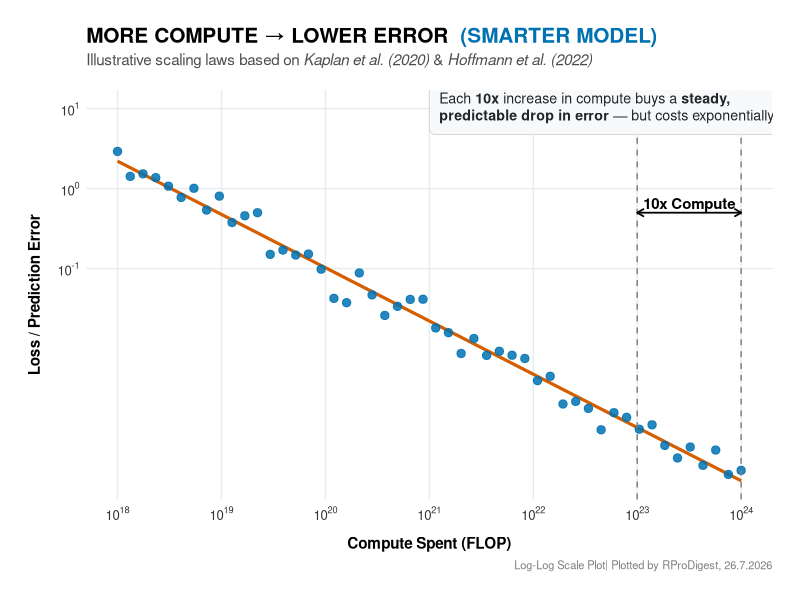

This figure's R source:
#####################
#
# Scaling Laws Visualization in R
# By RProDigest, 26.7.2026
#####################

library(ggplot2)
library(ggtext)

# 1. Okabe-Ito Color Palette Setup
okabe_ito <- c(
  black       = "#000000",
  orange      = "#E69F00",
  sky_blue    = "#56B4E9",
  bluish_green= "#009E73",
  yellow      = "#F0E442",
  blue        = "#0072B2",
  vermillion  = "#D55E00",
  red_purple  = "#CC79A7"
)

# 2. Simulate Realistic Scaling Data
set.seed(42)
log_compute <- seq(18, 24, length.out = 50)
log_loss <- 12 - 0.65 * log_compute + rnorm(50, mean = 0, sd = 0.12)

df <- data.frame(
  compute = 10^log_compute, 
  loss = 10^log_loss
)

# 3. Build Enhanced Plot
p <- ggplot(df, aes(x = compute, y = loss)) +
  theme_minimal(base_family = "sans") +
  
  # Linear Regression Trend Line
  geom_smooth(
    method = "lm", 
    color = okabe_ito["vermillion"], 
    fill = okabe_ito["vermillion"],
    alpha = 0.12, 
    linewidth = 1.1,
    se = FALSE
  ) +
  
  # Data Points
  geom_point(
    color = okabe_ito["blue"], 
    size = 2.5, 
    alpha = 0.85
  ) +
  
  # Annotate the 10x Compute Span (Dashed Lines & Arrows)
  geom_vline(xintercept = c(1e23, 1e24), linetype = "dashed", color = "grey50", linewidth = 0.5) +
  annotate(
    "segment", 
    x = 1e23, xend = 1e24, 
    y = 0.5, yend = 0.5,
    arrow = arrow(ends = "both", length = unit(0.2, "cm")),
    color = okabe_ito["black"], linewidth = 0.6
  ) +
  
  # 10x Compute Text Annotation
  annotate(
    "text", 
    x = 10^23.5, y = 0.65, 
    label = "10x Compute", 
    color = okabe_ito["black"], 
    fontface = "bold", 
    size = 3.8
  ) +
  
  
  annotate(
    "richtext",
    x = 1e21, y = 10,
    label = "Each **10x** increase in compute buys a **steady,**<br>**predictable drop in error** — but costs exponentially more.",
    fill = "#F8F9FA",
    color = "#212529",
    label.color = "grey80",
    label.padding = unit(0.5, "lines"),
    label.r = unit(0.3, "lines"),
    size = 3.6,
    hjust = 0
  ) +
  
  # Logarithmic Scales
  scale_x_log10(
    name = "Compute Spent (FLOP)",
    breaks = 10^(18:24),
    labels = scales::trans_format("log10", scales::math_format(10^.x))
  ) +
  scale_y_log10(
    name = "Loss / Prediction Error",
    breaks = 10^(-1:3),
    labels = scales::trans_format("log10", scales::math_format(10^.x))
  ) +
  
  # Titles and Subtitles
  labs(
    title = "**MORE COMPUTE → LOWER ERROR** <span style='color:#0072B2;'>(SMARTER MODEL)</span>",
    subtitle = "Illustrative scaling laws based on *Kaplan et al. (2020)* & *Hoffmann et al. (2022)*",
    caption = "Log-Log Scale Plot| Plotted by RProDigest, 26.7.2026"
  ) +
  
  # Custom Styling
  theme(
    plot.title = element_markdown(size = 15, face = "bold", margin = margin(b = 4)),
    plot.subtitle = element_markdown(size = 11, color = "grey30", margin = margin(b = 15)),
    plot.caption = element_text(size = 8, color = "grey50", hjust = 1),
    
    axis.title.x = element_text(size = 11, face = "bold", margin = margin(t = 10)),
    axis.title.y = element_text(size = 11, face = "bold", margin = margin(r = 10)),
    axis.text = element_text(size = 9.5, color = "grey20"),
    
    panel.grid.major = element_line(color = "#E9ECEF", linewidth = 0.5),
    panel.grid.minor = element_blank(),
    
    plot.margin = margin(20, 20, 20, 20)
  )




ggsave(
  filename = "scaling_laws_twitter.png",
  plot = p,
  width = 10,          # Width in inches
  height = 5.625,      # Height in inches (16:9 aspect ratio)
  dpi = 300,           # High-resolution (crisp on mobile & desktop)
  bg = "white"         # Ensures background isn't transparent on Twitter feed
)
